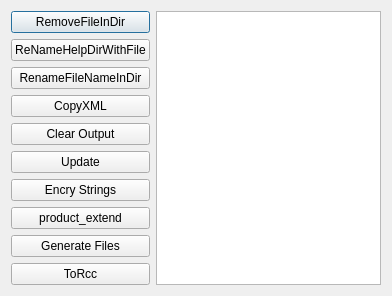
<?xml version="1.0" encoding="UTF-8"?>
<ui version="4.0">
 <class>HelpDlg</class>
 <widget class="QDialog" name="HelpDlg">
  <property name="geometry">
   <rect>
    <x>0</x>
    <y>0</y>
    <width>392</width>
    <height>275</height>
   </rect>
  </property>
  <property name="windowTitle">
   <string>Dialog</string>
  </property>
  <layout class="QHBoxLayout" name="horizontalLayout">
   <item>
    <layout class="QVBoxLayout" name="verticalLayout">
     <item>
      <widget class="QPushButton" name="btnRemoveFileInDir">
       <property name="text">
        <string>RemoveFileInDir</string>
       </property>
      </widget>
     </item>
     <item>
      <widget class="QPushButton" name="btnReName">
       <property name="text">
        <string>ReNameHelpDirWithFile</string>
       </property>
      </widget>
     </item>
     <item>
      <widget class="QPushButton" name="actRenameFile">
       <property name="text">
        <string>RenameFileNameInDir</string>
       </property>
      </widget>
     </item>
     <item>
      <widget class="QPushButton" name="btnCopyXml">
       <property name="text">
        <string>CopyXML</string>
       </property>
      </widget>
     </item>
     <item>
      <widget class="QPushButton" name="btnClear">
       <property name="text">
        <string>Clear Output</string>
       </property>
      </widget>
     </item>
     <item>
      <widget class="QPushButton" name="btnUpdate">
       <property name="text">
        <string>Update</string>
       </property>
      </widget>
     </item>
     <item>
      <widget class="QPushButton" name="btnEncry">
       <property name="text">
        <string>Encry Strings</string>
       </property>
      </widget>
     </item>
     <item>
      <widget class="QPushButton" name="btnProductEx">
       <property name="text">
        <string>product_extend</string>
       </property>
      </widget>
     </item>
     <item>
      <widget class="QPushButton" name="btnGernerate">
       <property name="text">
        <string>Generate Files</string>
       </property>
      </widget>
     </item>
     <item>
      <widget class="QPushButton" name="btnToRcc">
       <property name="text">
        <string>ToRcc</string>
       </property>
      </widget>
     </item>
    </layout>
   </item>
   <item>
    <widget class="QTextEdit" name="txtEdit"/>
   </item>
  </layout>
 </widget>
 <resources/>
 <connections/>
</ui>
